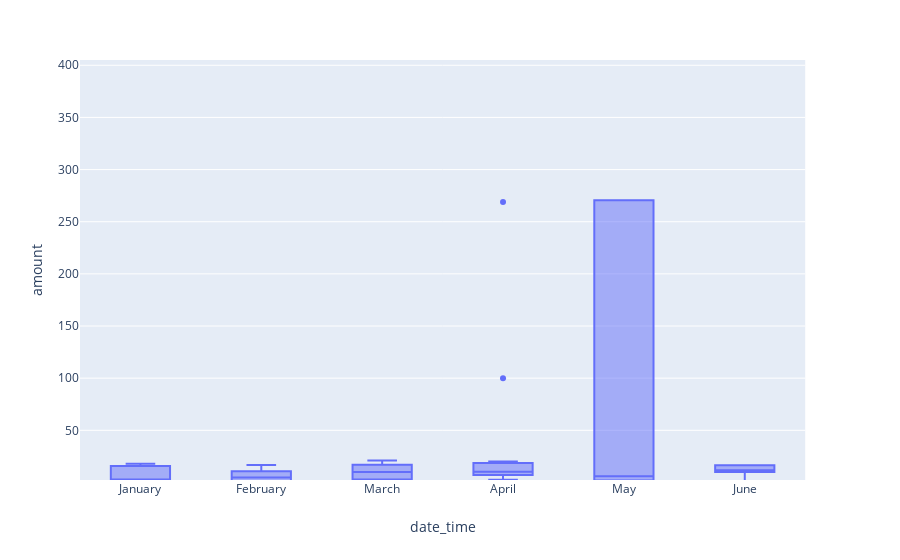

Source (notebook cell):
### Code cell
# creating the six box plots using plotly express

fig = px.box(card_holder_25, x='date_time', y='amount')
fig.show()

### Figure 1 — Plotly figure (JSON) as saved in the notebook; plotly's stock layout.template omitted (floating-point values rounded to 4 significant figures)
{"data": [{"alignmentgroup": "True", "hoverlabel": {"namelength": 0}, "hovertemplate": "date_time=%{x}<br>amount=%{y}", "legendgroup": "", "marker": {"color": "#636efa"}, "name": "", "notched": false, "offsetgroup": "", "orientation": "v", "showlegend": false, "type": "box", "x": ["January", "January", "January", "January", "January", "January", "January", "January", "January", "January", "February", "February", "February", "February", "February", "February", "February", "February", "February", "February", "March", "March", "March", "March", "March", "March", "March", "March", "March", "March", "March", "March", "March", "April", "April", "April", "April", "April", "April", "April", "April", "April", "April", "April", "April", "April", "April", "April", "April", "May", "May", "May", "May", "May", "June", "June", "June", "June", "June", "June", "June", "June", "June", "June", "June", "June", "June", "June"], "x0": " ", "xaxis": "x", "y": [1.46, 10.74, 2.93, 1.39, 17.84, 1.65, 15.86, 2.22, 1177, 2.75, 10.75, 10.81, 5.97, 3.69, 16.7, 1.26, 2.63, 11.01, 0.91, 1.18, 12.42, 16.58, 1334, 2.88, 2.04, 13.57, 10.1, 1.65, 3.08, 4.2, 2.56, 18.28, 21.04, 100, 2.62, 7.08, 17.15, 1063, 10.15, 10.06, 269, 10.24, 7.39, 6.01, 20.03, 2.79, 10.02, 15.66, 16.5, 1.1, 1046, 12.15, 2.27, 5.97, 1162, 749, 10.69, 11.88, 1.03, 10.15, 11.01, 16.29, 15.98, 1813, 16.61, 11.53, 5.24, 2.27], "y0": " ", "yaxis": "y"}], "layout": {"autosize": true, "boxmode": "group", "legend": {"tracegroupgap": 0}, "margin": {"t": 60}, "xaxis": {"anchor": "y", "autorange": true, "domain": [0, 0.98], "range": [-0.5, 5.5], "title": {"text": "date_time"}, "type": "category"}, "yaxis": {"anchor": "x", "autorange": false, "domain": [0, 1], "range": [2.369, 405.1], "title": {"text": "amount"}, "type": "linear"}}}
